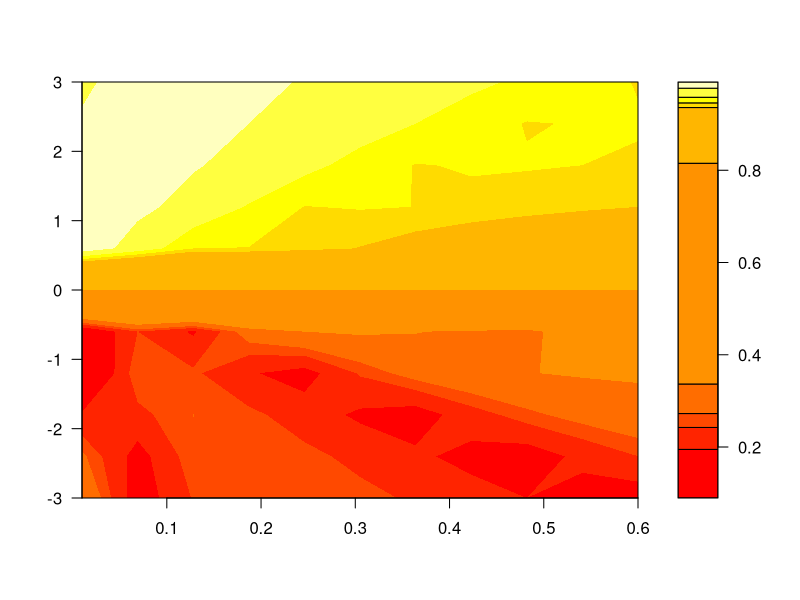

Reproduce this figure in R.
require(grDevices)

#The likelihood function for a two column data set where data is censored below C
#In: C, sigma, beta, xVec, yVec
#Out: likelihood
tobitLike = function(sigma, beta, cutoff, xVec, yVec) {
    singleLike = function(x, y) 
        if (y > cutoff) pnorm((y - beta * x) / sigma)
        else dnorm((cutoff - beta * x) / sigma);
    return(prod(mapply(singleLike, xVec, yVec)));
}

########################Problem 5 Script entry point############################
numVals = 10 ^ 3; #Define the parameters
edgeSize = 10 ^ 1;
sigmaMin = 0.01;
sigmaMax = .6;
betaMin = -3;
betaMax = 3;

#sigBetaGrid = matrix(expand.grid(seq(sigmaMin, sigmaMax, (sigmaMax - sigmaMin) / edgeSize),
#    seq(betaMin, betaMax, (betaMax - betaMin) / edgeSize)),nrow=numVals, ncol=2); #establish the parameter grid
xSeq = seq(sigmaMin, sigmaMax, (sigmaMax - sigmaMin) / edgeSize);
ySeq = seq(betaMin, betaMax, (betaMax - betaMin) / edgeSize);
sigBetaGrid = expand.grid(xSeq, ySeq); #establish the parameter grid
#print(sigBetaGrid);

xVector = runif(numVals, -1, 1);
err = rnorm(numVals);
likelihoods = mapply(function(s, b) tobitLike(s, b, 0, xVector, max(b * xVector + s * err, 0)),
    sigBetaGrid[, 1], sigBetaGrid[, 2]);
likeLevels = quantile(likelihoods, seq(0, 1, .1));
#print(matrix(likelihoods, length(xSeq), length(ySeq)));
#print(likeLevels);
filled.contour(xSeq, ySeq, matrix(likelihoods, length(xSeq), length(ySeq)), levels = likeLevels, color.palette = heat.colors,lty = "solid");




